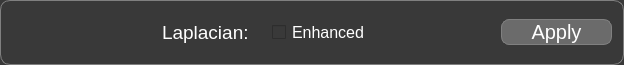
       <widget class="QFrame" name="frame_4">
        <property name="enabled">
         <bool>true</bool>
        </property>
        <property name="minimumSize">
         <size>
          <width>0</width>
          <height>65</height>
         </size>
        </property>
        <property name="maximumSize">
         <size>
          <width>16777215</width>
          <height>65</height>
         </size>
        </property>
        <property name="font">
         <font>
          <kerning>true</kerning>
         </font>
        </property>
        <property name="autoFillBackground">
         <bool>false</bool>
        </property>
        <property name="styleSheet">
         <string notr="true">background-color:#393939;
border-radius:10px;
border:1px solid grey;</string>
        </property>
        <property name="frameShape">
         <enum>QFrame::StyledPanel</enum>
        </property>
        <property name="frameShadow">
         <enum>QFrame::Raised</enum>
        </property>
        <layout class="QVBoxLayout" name="verticalLayout_4">
         <item>
          <layout class="QHBoxLayout" name="horizontalLayout_10">
           <property name="spacing">
            <number>0</number>
           </property>
           <item>
            <spacer name="horizontalSpacer_6">
             <property name="orientation">
              <enum>Qt::Horizontal</enum>
             </property>
             <property name="sizeType">
              <enum>QSizePolicy::MinimumExpanding</enum>
             </property>
             <property name="sizeHint" stdset="0">
              <size>
               <width>150</width>
               <height>20</height>
              </size>
             </property>
            </spacer>
           </item>
           <item>
            <widget class="QLabel" name="label_14">
             <property name="minimumSize">
              <size>
               <width>110</width>
               <height>0</height>
              </size>
             </property>
             <property name="maximumSize">
              <size>
               <width>110</width>
               <height>16777215</height>
              </size>
             </property>
             <property name="font">
              <font>
               <pointsize>14</pointsize>
              </font>
             </property>
             <property name="styleSheet">
              <string notr="true">color:white;
border:none</string>
             </property>
             <property name="text">
              <string>Laplacian:</string>
             </property>
             <property name="textFormat">
              <enum>Qt::PlainText</enum>
             </property>
            </widget>
           </item>
           <item>
            <widget class="QCheckBox" name="checkBox">
             <property name="enabled">
              <bool>true</bool>
             </property>
             <property name="minimumSize">
              <size>
               <width>229</width>
               <height>0</height>
              </size>
             </property>
             <property name="maximumSize">
              <size>
               <width>229</width>
               <height>16777215</height>
              </size>
             </property>
             <property name="font">
              <font>
               <pointsize>12</pointsize>
              </font>
             </property>
             <property name="autoFillBackground">
              <bool>false</bool>
             </property>
             <property name="styleSheet">
              <string notr="true">
#checkBox{
border:none;
color:white;
}</string>
             </property>
             <property name="text">
              <string>Enhanced</string>
             </property>
             <property name="checked">
              <bool>false</bool>
             </property>
             <property name="tristate">
              <bool>false</bool>
             </property>
            </widget>
           </item>
           <item>
            <widget class="QPushButton" name="pushButton_11">
             <property name="minimumSize">
              <size>
               <width>111</width>
               <height>0</height>
              </size>
             </property>
             <property name="maximumSize">
              <size>
               <width>111</width>
               <height>16777215</height>
              </size>
             </property>
             <property name="cursor">
              <cursorShape>PointingHandCursor</cursorShape>
             </property>
             <property name="styleSheet">
              <string notr="true">color:white;
font-size:20px;
background-color:#6B6B6B;
border-radius:8px</string>
             </property>
             <property name="text">
              <string>Apply</string>
             </property>
            </widget>
           </item>
          </layout>
         </item>
        </layout>
       </widget>
